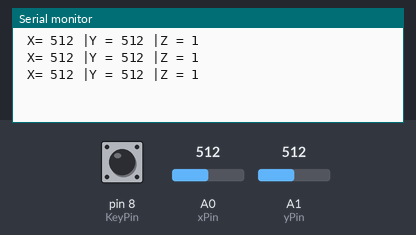
The sketch below on a simulated Arduino Uno, built with avr-gcc and run on an emulated ATmega328P. Shown: the last lines printed to the serial monitor. Inputs (shaded band) come from the test bench; at power-on: A0 (xPin) = 512, A1 (yPin) = 512, pin 8 (KeyPin) HIGH.

Above: at 1.3 s.
1.4 s: A0 (xPin) set to 716
At 1.9 s:
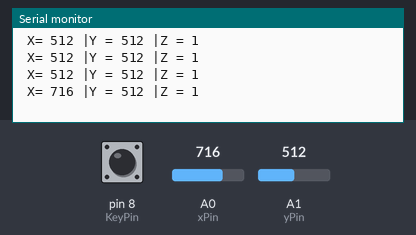
2.9 s: A1 (yPin) set to 716
At 3.4 s:
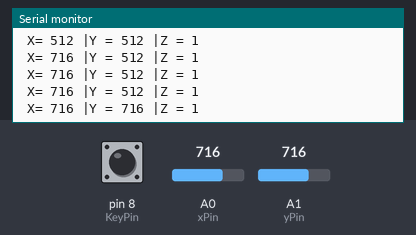
4.4 s: pin 8 (KeyPin) pulled LOW for 0.6 s
At 4.9 s:
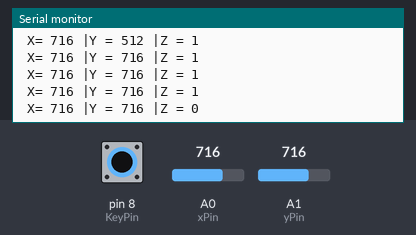
6.5 s: A0 (xPin) set to 900
At 6.9 s:
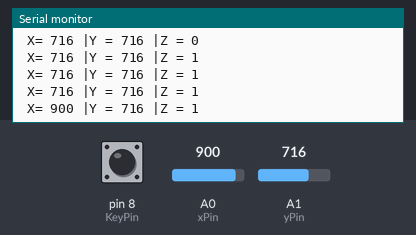
8.0 s: pin 8 (KeyPin) pulled LOW for 1 s
At 8.4 s:
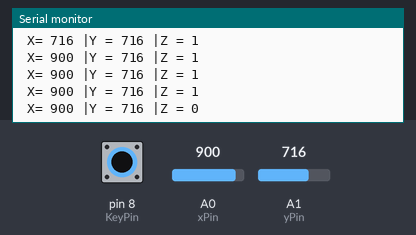
10.5 s: A1 (yPin) set to 900
At 10.9 s:
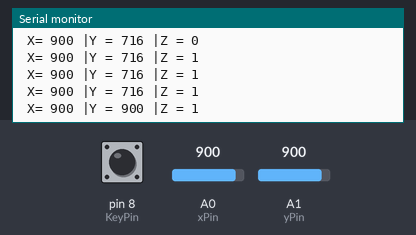
Timing chart, 0 to 13.0 s (numbered marks = the images above; inputs shaded):
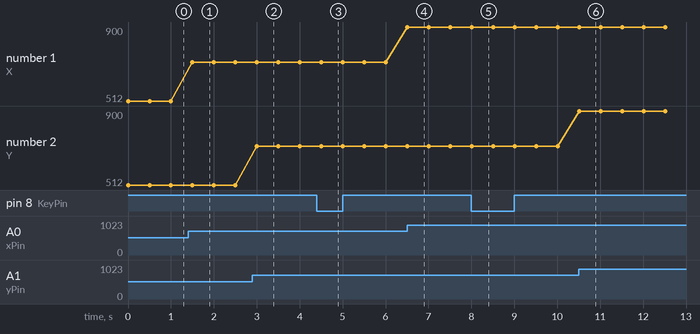

Measured:
- after the input at 1.4 s, the serial monitor: prints a new line after 0.10 s (image 1)
- after the input at 2.9 s, the serial monitor: prints a new line after 0.10 s (image 2)
- after the input at 4.4 s, the serial monitor: prints a new line after 0.11 s (image 3)
- after the input at 6.5 s, the serial monitor: prints a new line at once (image 4)
- after the input at 8.0 s, the serial monitor: prints a new line at once (image 5)
- after the input at 10.5 s, the serial monitor: prints a new line at once (image 6)
- plotted number 1: 512 → 716 after the input at 1.4 s, 716 → 900 after the input at 6.5 s

The sketch:

Joystick.ino
```cpp
int xPin=A0;
int yPin=A1;
int KeyPin=8;

void setup() {
  // put your setup code here, to run once:
  pinMode(KeyPin,INPUT_PULLUP);
  digitalWrite(KeyPin,HIGH);
  Serial.begin(9600);
}

void loop() {
  // put your main code here, to run repeatedly:
 Serial.print(" X= ");
 Serial.print(analogRead(xPin));
 Serial.print(" |Y = ");
 Serial.print(analogRead(yPin));
 Serial.print(" |Z = ");
 Serial.println(digitalRead(KeyPin));

 delay(500);
}
```
